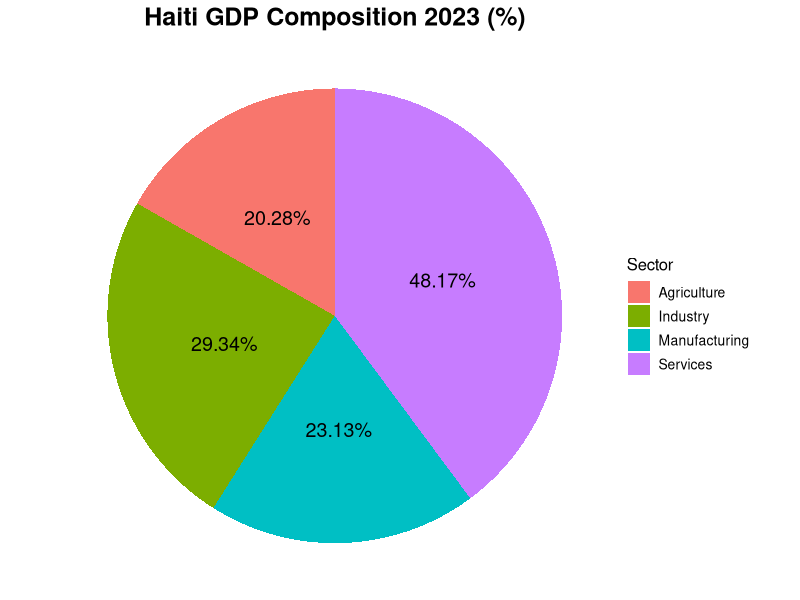
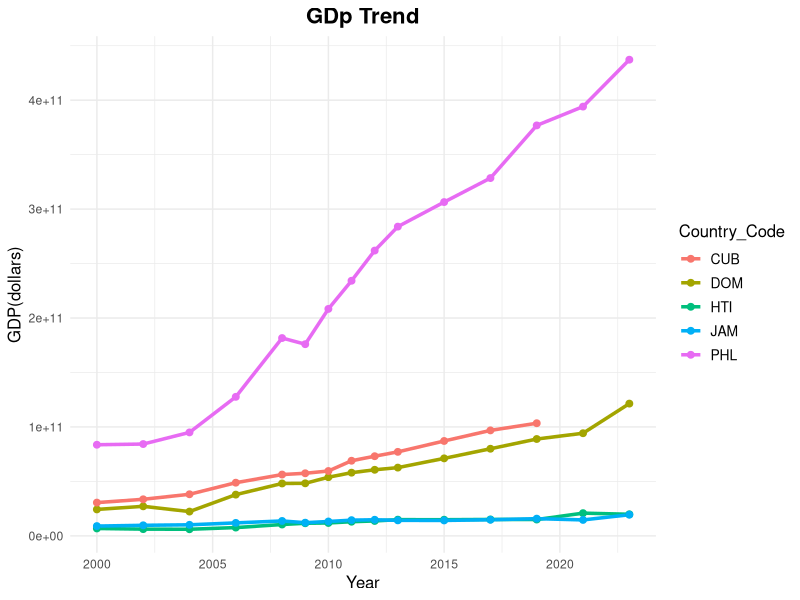
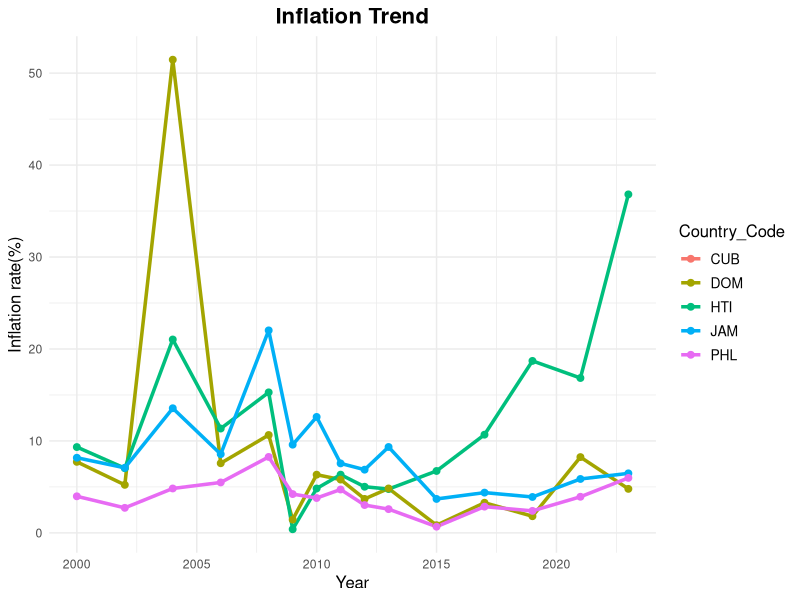
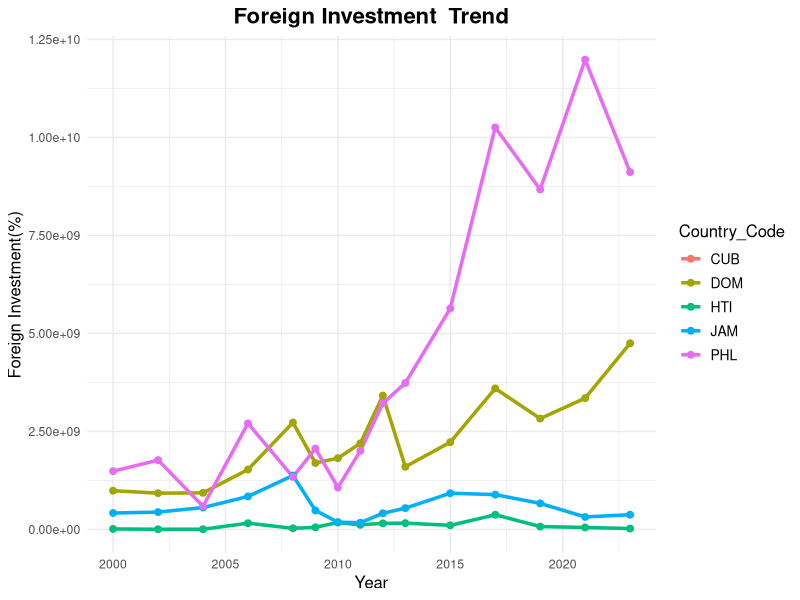
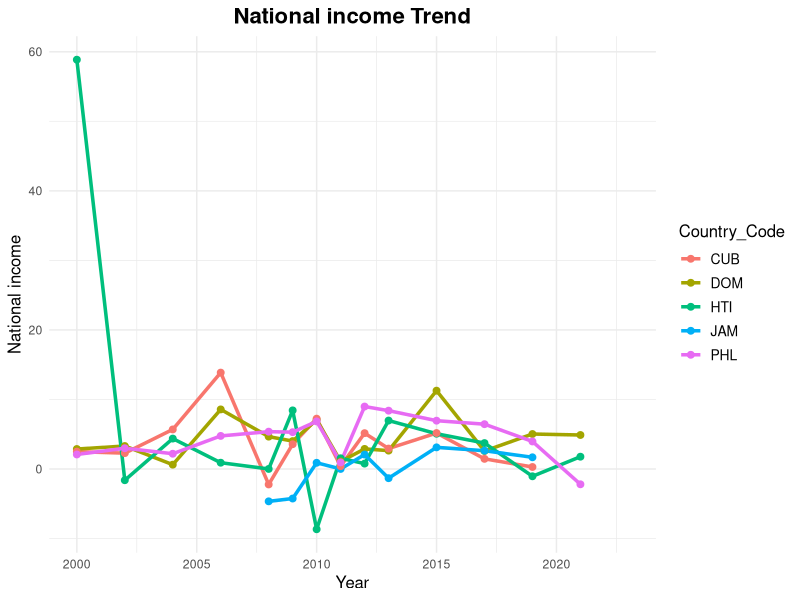
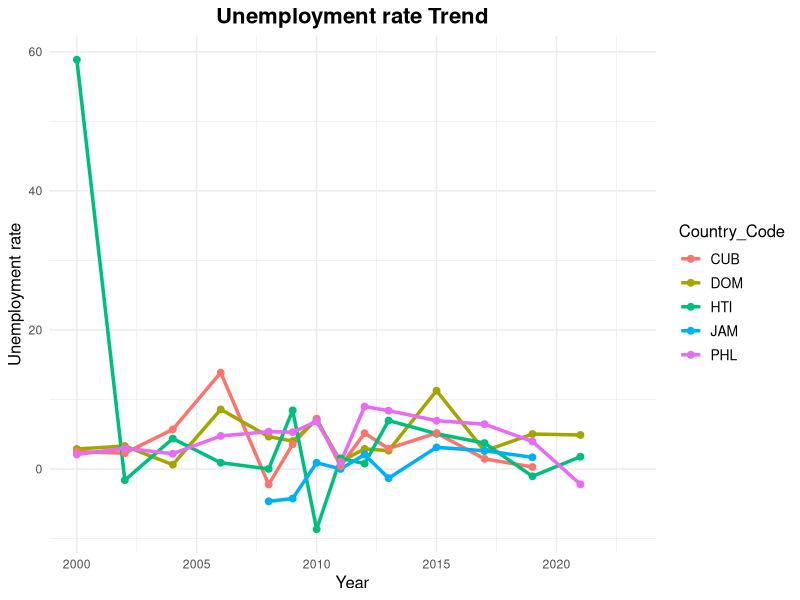
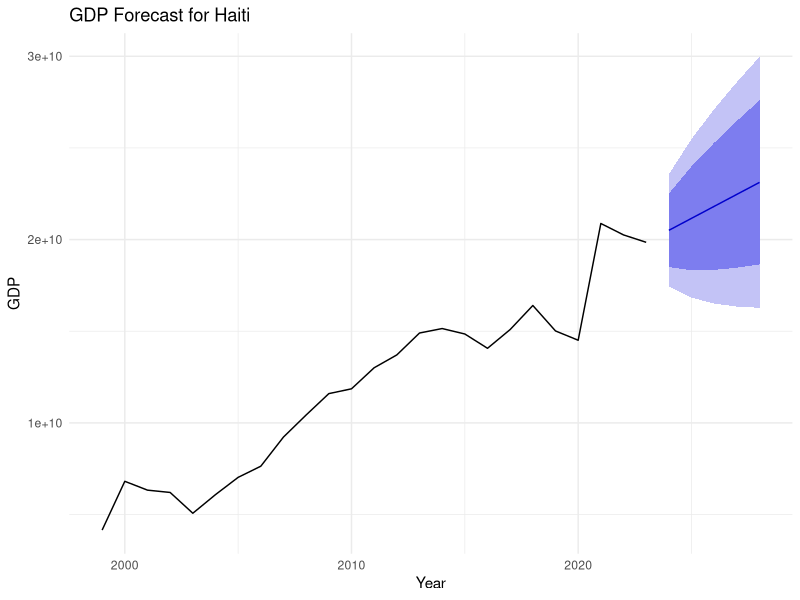
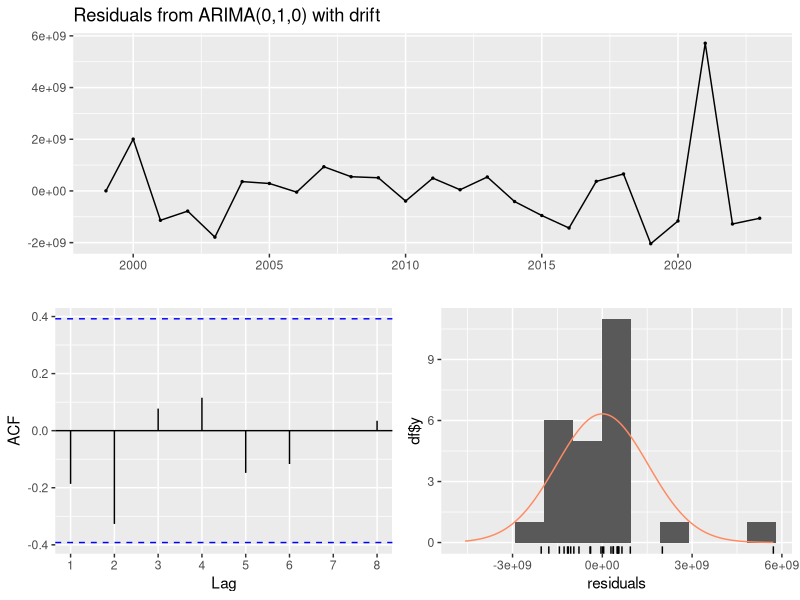

R code for these plots, in order:
## ---- chunk 1
library(ggplot2)
library(dplyr)
library(readr)
data_clean <- read_csv("data_clean.csv")
gdp_data <- data.frame(
  Sector = c("Agriculture", "Services", "Industry", "Manufacturing"),
  Percentage = c(20.28, 48.17, 29.34, 23.13)
)

graph1 <- ggplot(gdp_data, aes(x = Sector, y = Percentage, fill = Sector)) +
  geom_bar(stat = "identity", width = 0.7, show.legend = FALSE) +
  geom_text(aes(label = paste0(Percentage, "%")), 
            vjust = -0.5, size = 5) +
  scale_y_continuous(limits = c(0, 100)) +
  labs(title = "GDP Composition %", x = "", y = "") +
  theme_minimal() +
  theme(
    plot.title = element_text(face = "bold", size = 18, hjust = 0),
    axis.text = element_text(size = 12),
    panel.grid.major.x = element_blank(),
    panel.grid.minor.x = element_blank()
  )
graph2 <- ggplot(gdp_data, aes(x = "", y = Percentage, fill = Sector)) +
      geom_bar(stat = "identity", width = 1) +
      coord_polar(theta = "y") +
      geom_text(aes(label = paste0(Percentage, "%")), 
                position = position_stack(vjust = 0.5), size = 5) +
      labs(title = "Haiti GDP Composition 2023 (%)", x = NULL, y = NULL, fill = "Sector") +
      theme_void() +
      theme(
        plot.title = element_text(face = "bold", size = 18, hjust = 0.5),
        legend.title = element_text(size = 12),
        legend.text = element_text(size = 10)
      )
print(graph2)
## ---- chunk 2
unique(data_clean$Factor)
GDP_data <- data_clean[data_clean$Factor == "GDP", ]
ggplot(GDP_data, aes(x = Year, y = Value, color = Country_Code)) +
  geom_line(size = 1.2) +
  geom_point(size = 2) +
  labs(title = "GDp Trend",
       x = "Year", y = "GDP(dollars)") +
  theme_minimal() +
  theme(
    plot.title = element_text(face = "bold", size = 16, hjust = 0.5),
    axis.title = element_text(size = 12),
    legend.title = element_text(size = 12),
    legend.text = element_text(size = 10)
  )
## ---- chunk 3
life_expectancy_data <- data_clean[data_clean$Factor == "Life_expectancy", ]

# Create the plot
plot_life <- ggplot(life_expectancy_data, aes(x = Year, y = Value, color = Country_Code)) +
  geom_line(size = 1.2) +
  geom_point(size = 2) +
  labs(title = "Life Expectancy Trend",
       x = "Year", y = "Life Expectancy (Years)") +
  theme_minimal() +
  theme(
    plot.title = element_text(face = "bold", size = 16, hjust = 0.5),
    axis.title = element_text(size = 12),
    legend.title = element_text(size = 12),
    legend.text = element_text(size = 10)
  )
## ---- chunk 4
Inflation_data <- data_clean[data_clean$Factor == "Inflation", ]
ggplot(Inflation_data, aes(x = Year, y = Value, color = Country_Code)) +
  geom_line(size = 1.2) +
  geom_point(size = 2) +
  labs(title = "Inflation Trend",
       x = "Year", y = "Inflation rate(%)") +
  theme_minimal() +
  theme(
    plot.title = element_text(face = "bold", size = 16, hjust = 0.5),
    axis.title = element_text(size = 12),
    legend.title = element_text(size = 12),
    legend.text = element_text(size = 10)
  )
## ---- chunk 5
Invest_data <- data_clean[data_clean$Factor == "Foreign_investment", ]
ggplot(Invest_data, aes(x = Year, y = Value, color = Country_Code)) +
  geom_line(size = 1.2) +
  geom_point(size = 2) +
  labs(title = "Foreign Investment  Trend",
       x = "Year", y = "Foreign Investment(%)") +
  theme_minimal() +
  theme(
    plot.title = element_text(face = "bold", size = 16, hjust = 0.5),
    axis.title = element_text(size = 12),
    legend.title = element_text(size = 12),
    legend.text = element_text(size = 10)
  )
## ---- chunk 6
Income_data <- data_clean[data_clean$Factor == "National_income", ]
ggplot(Income_data, aes(x = Year, y = Value, color = Country_Code)) +
  geom_line(size = 1.2) +
  geom_point(size = 2) +
  labs(title = "National income Trend",
       x = "Year", y = "National income") +
  theme_minimal() +
  theme(
    plot.title = element_text(face = "bold", size = 16, hjust = 0.5),
    axis.title = element_text(size = 12),
    legend.title = element_text(size = 12),
    legend.text = element_text(size = 10)
  )
## ---- chunk 7
Job_data <- data_clean[data_clean$Factor == "Unemployment", ]
ggplot(Income_data, aes(x = Year, y = Value, color = Country_Code)) +
  geom_line(size = 1.2) +
  geom_point(size = 2) +
  labs(title = "Unemployment rate Trend",
       x = "Year", y = "Unemployment rate") +
  theme_minimal() +
  theme(
    plot.title = element_text(face = "bold", size = 16, hjust = 0.5),
    axis.title = element_text(size = 12),
    legend.title = element_text(size = 12),
    legend.text = element_text(size = 10)
  )
## ---- chunk 8
predict_data <- read.csv("predict_data_clean.csv")
head(predict_data)
GDP_data1 <- predict_data[predict_data$Factor == "GDP", ]
gdp_ts <- ts(GDP_data1$Value, start = 1999, frequency = 1)
library(forecast)

# Fit an ARIMA model
arima_model <- auto.arima(gdp_ts)

# Forecast the next 5 years
gdp_forecast <- forecast(arima_model, h = 5)

# Plot the forecast
gdp_forecast <- forecast(arima_model, h = 5)

# Plot the forecast
autoplot(gdp_forecast) +
  labs(title = "GDP Forecast for Haiti",
       x = "Year", y = "GDP") +
  theme_minimal()

summary(gdp_forecast)

checkresiduals(gdp_forecast)
## ---- chunk 9
arima_improved <- auto.arima(gdp_ts, d = 1, max.p = 3, max.q = 3)
summary(arima_improved)
## ---- chunk 10
# Convert Inflation data to a time series
inflationdata1 <- predict_data[predict_data$Factor == "inflation", ]
head(inflationdata1)
inflation_ts <- ts(inflationdata1$Value, start = 1999, frequency = 1)

# Fit ARIMA model for Inflation
inflation_model <- auto.arima(inflation_ts)

# Forecast the next 5 years for Inflation
inflation_forecast <- forecast(inflation_model, h = 5)

# Combine forecast data into a data frame
inflation_combined <- data.frame(
  Year = c(time(inflation_ts), time(inflation_forecast$mean)),
  Inflation = c(as.numeric(inflation_ts), as.numeric(inflation_forecast$mean)),
  Type = c(rep("Historical", length(inflation_ts)), rep("Forecast", length(inflation_forecast$mean)))
)

# Extract confidence intervals for Inflation
inflation_conf <- data.frame(
  Year = time(inflation_forecast$mean),
  Lower = inflation_forecast$lower[, 2], # 95% lower bound
  Upper = inflation_forecast$upper[, 2]  # 95% upper bound
)

ggplot() +
    # Historical data
    geom_line(data = subset(inflation_combined, Type == "Historical"), 
              aes(x = Year, y = Inflation), color = "blue", size = 1.2) +
    geom_point(data = subset(inflation_combined, Type == "Historical"), 
               aes(x = Year, y = Inflation), color = "blue", size = 2) +
    
    # Forecasted data
    geom_line(data = subset(inflation_combined, Type == "Forecast"), 
              aes(x = Year, y = Inflation), color = "red", size = 1.2, linetype = "dashed") +
    geom_point(data = subset(inflation_combined, Type == "Forecast"), 
               aes(x = Year, y = Inflation), color = "red", size = 2) +
    
    # Confidence intervals
    geom_ribbon(data = inflation_conf, aes(x = Year, ymin = Lower, ymax = Upper), 
                fill = "grey70", alpha = 0.4) +
    
    # Labels and theme
    labs(title = "Historical and Forecasted Inflation Rate with Confidence Interval",
         x = "Year", y = "Inflation Rate (%)") +
    theme_minimal()
